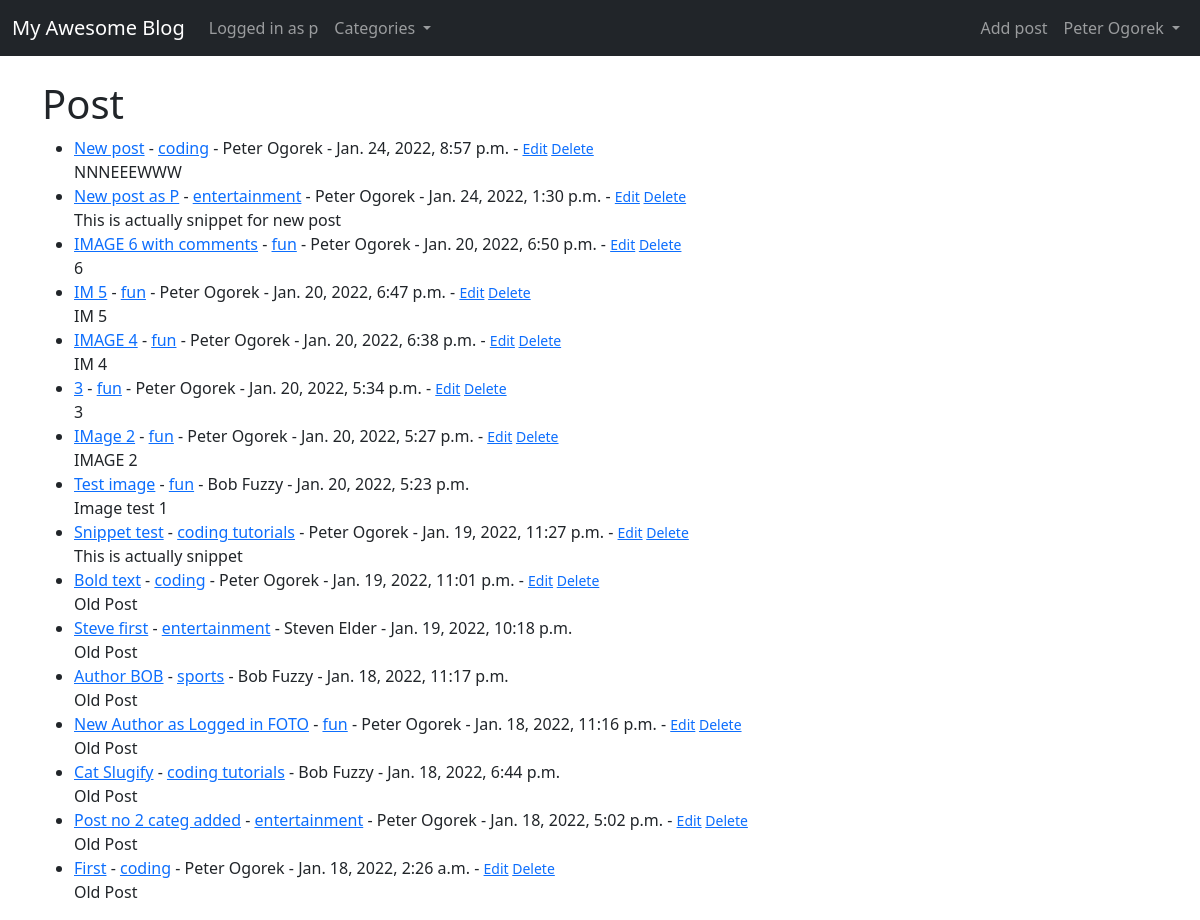
The app's page / (signed in) with its own data.
### theblog/models.py (models this page shows, shortened)
class Post(models.Model):
    title = models.CharField(max_length=255)  # , default="My Awesome Blog")
    header_image = models.ImageField(
        null=True, blank=True, upload_to="images/")
    title_tag = models.CharField(max_length=255)
    author = models.ForeignKey(User, on_delete=models.CASCADE)
    body = RichTextField(blank=True, null=True)
    post_date = models.DateTimeField(auto_now_add=True)
    category = models.ForeignKey(
        Category, max_length=60, on_delete=models.CASCADE, related_name='catego')
    likes = models.ManyToManyField(User, related_name="blog_posts")
    snippet = models.CharField(max_length=255)  # , default="Old Post")

class Category(models.Model):
    class Meta:
        verbose_name_plural = "Categories"
    name = models.CharField(max_length=255)
    def __str__(self):
        return self.name

### theblog/views.py (the view)
# urls.py: path("", HomeView.as_view(), name="home"),
class HomeView(ListView):
    model = Post
    template_name = "home.html"
    ordering = ["-post_date"]
    def get_context_data(self, *args, **kwargs):
        cat_menu = Category.objects.all()
        context = super(HomeView, self).get_context_data(*args, **kwargs)
        context["cat_menu"] = cat_menu
        return context

### theblog/templates/home.html
{% extends "layout.html" %}
{% block body %}
<h1>Post</h1>
<ul>
    {% for post in object_list %}
    <li>
        <a href="{% url 'article_detail' post.pk %}">{{ post.title }}</a> -
        <a href="{% url 'category' post.category|slugify %}">{{ post.category }}</a> -
        {{ post.author.first_name }} {{ post.author.last_name }} -
        {{ post.post_date }}
        {% if user.is_authenticated and user.id == post.author.id %}
        - <small>
            <a href="{% url 'update_post' post.pk %}">Edit</a>
            <a href="{% url 'delete_post' post.pk %}">Delete</a>
        </small>
        {% endif %}
        <br>
        {{ post.snippet }}
    </li>
    {% endfor %}
</ul>
{% endblock %}

### theblog/templates/layout.html (shortened to what this page needs)
<!doctype html>
<html lang="en">
<head>
    <link href="https://cdn.jsdelivr.net/npm/bootstrap@5.1.3/dist/css/bootstrap.min.css" rel="stylesheet">
</head>
<body>
    <nav class="navbar navbar-expand-lg navbar-dark bg-dark">
        <div class="container-fluid">
            <a class="navbar-brand" href="{% url 'home' %}">My Awesome Blog</a>
            <div class="collapse navbar-collapse" id="navbarSupportedContent">
                <ul class="navbar-nav me-auto mb-2 mb-lg-0">
                    {% if user.is_authenticated %}
                    <li class="nav-item nav-link">Logged in as {{ user.username }}</li>
                    {% else %}
                    <li class="nav-item">
                        <a class="nav-link" href="{% url 'register' %}">Register</a>
                    </li>
                    {% endif %}
                    {% if cat_menu %}
                    <li class="nav-item dropdown">
                        <a class="nav-link dropdown-toggle" href="#" id="navbarDropdown" role="button" data-bs-toggle="dropdown" aria-expanded="false">
                            Categories
                        </a>
                    </li>
                    {% else %}
                    <li class="nav-item">
                        <a class="nav-link" href="{% url 'category-list' %}">Categories</a>
                    </li>
                    {% endif %}
                </ul>
                {% if user.is_authenticated %}
                <ul class="navbar-nav ms-auto mb-2 mb-lg-0">
                    <li class="nav-item">
                        <a class="nav-link" href="{% url 'add_post' %}">Add post</a>
                    </li>
                    <li class="nav-item dropdown">
                        <a class="nav-link dropdown-toggle" href="#" id="navbarDropdown" role="button" data-bs-toggle="dropdown" aria-expanded="false">
                            {{ user.first_name }} {{ user.last_name }}
                        </a>
                    </li>
                </ul>
                {% else %}
                <ul class="navbar-nav ms-auto mb-2 mb-lg-0">
                    <li class="nav-item">
                        <a class="nav-link" href="{% url 'login' %}">Login</a>
                    </li>
                </ul>
                {% endif %}
            </div>
        </div>
    </nav>
    <br />
    <div class="container">
        {% block body %}
        {% endblock %}
    </div>
</body>
</html>

### records on screen
Post: title "New post", category "coding", author.first_name "Peter", author.last_name "Ogorek", post_date "Jan. 24, 2022, 8:57 p.m.", shows "Edit", snippet "NNNEEEWWW"
Post: title "New post as P", category "entertainment", author.first_name "Peter", author.last_name "Ogorek", post_date "Jan. 24, 2022, 1:30 p.m.", shows "Edit", snippet "This is actually snippet for new post"
Post: title "IMAGE 6 with comments", category "fun", author.first_name "Peter", author.last_name "Ogorek", post_date "Jan. 20, 2022, 6:50 p.m.", shows "Edit", snippet "6"
Post: title "IM 5", category "fun", author.first_name "Peter", author.last_name "Ogorek", post_date "Jan. 20, 2022, 6:47 p.m.", shows "Edit", snippet "IM 5"
Post: title "IMAGE 4", category "fun", author.first_name "Peter", author.last_name "Ogorek", post_date "Jan. 20, 2022, 6:38 p.m.", shows "Edit", snippet "IM 4"
Post: title "3", category "fun", author.first_name "Peter", author.last_name "Ogorek", post_date "Jan. 20, 2022, 5:34 p.m.", shows "Edit", snippet "3"
Post: title "IMage 2", category "fun", author.first_name "Peter", author.last_name "Ogorek", post_date "Jan. 20, 2022, 5:27 p.m.", shows "Edit", snippet "IMAGE 2"
Post: title "Test image", category "fun", author.first_name "Bob", author.last_name "Fuzzy", post_date "Jan. 20, 2022, 5:23 p.m.", snippet "Image test 1"
Post: title "Snippet test", category "coding tutorials", author.first_name "Peter", author.last_name "Ogorek", post_date "Jan. 19, 2022, 11:27 p.m.", shows "Edit", snippet "This is actually snippet"
Post: title "Bold text", category "coding", author.first_name "Peter", author.last_name "Ogorek", post_date "Jan. 19, 2022, 11:01 p.m.", shows "Edit", snippet "Old Post"
Post: title "Steve first", category "entertainment", author.first_name "Steven", author.last_name "Elder", post_date "Jan. 19, 2022, 10:18 p.m.", snippet "Old Post"
Post: title "Author BOB", category "sports", author.first_name "Bob", author.last_name "Fuzzy", post_date "Jan. 18, 2022, 11:17 p.m.", snippet "Old Post"
Post: title "New Author as Logged in FOTO", category "fun", author.first_name "Peter", author.last_name "Ogorek", post_date "Jan. 18, 2022, 11:16 p.m.", shows "Edit", snippet "Old Post"
Post: title "Cat Slugify", category "coding tutorials", author.first_name "Bob", author.last_name "Fuzzy", post_date "Jan. 18, 2022, 6:44 p.m.", snippet "Old Post"
Post: title "Post no 2 categ added", category "entertainment", author.first_name "Peter", author.last_name "Ogorek", post_date "Jan. 18, 2022, 5:02 p.m.", shows "Edit", snippet "Old Post"
Post: title "First", category "coding", author.first_name "Peter", author.last_name "Ogorek", post_date "Jan. 18, 2022, 2:26 a.m.", shows "Edit", snippet "Old Post"

### other values on screen
{{ user.username }} "p"
{{ user.first_name }} "Peter"
{{ user.last_name }} "Ogorek"
